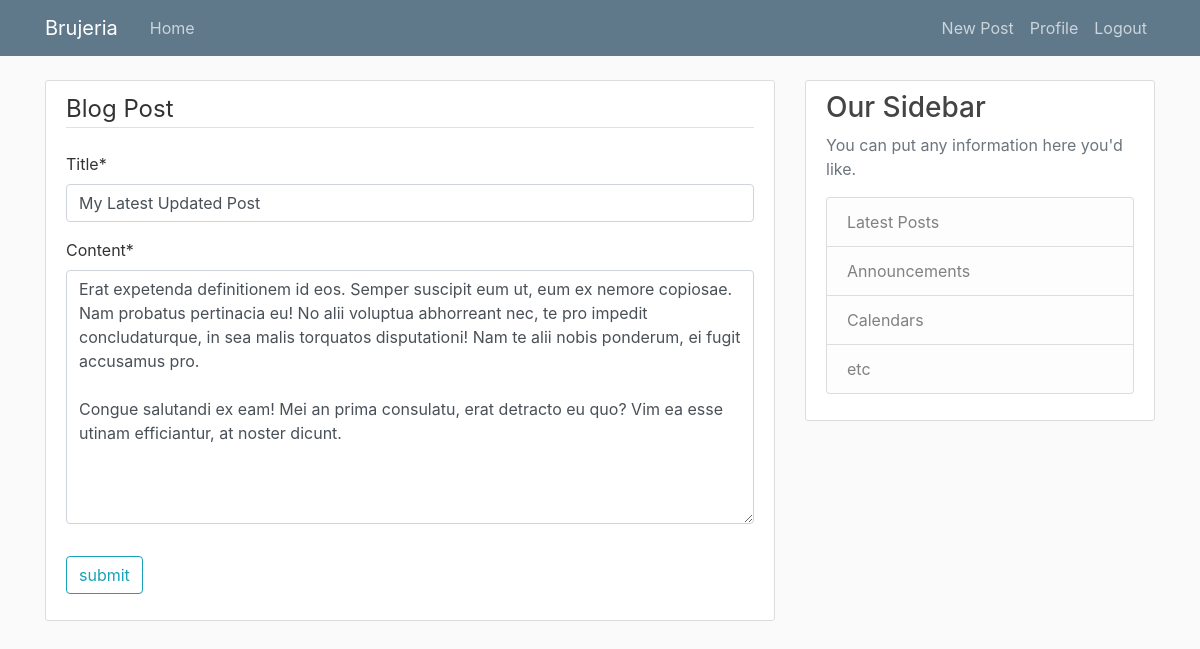
The page /post/31/update (signed in) on the database its author committed.
### blog/models.py (models this page shows, shortened)
class Post(models.Model):
    title = models.CharField(max_length=100)
    content = models.TextField()
    date_posted = models.DateTimeField(default=timezone.now)
    author = models.ForeignKey(User, on_delete=models.CASCADE)

### blog/views.py (the view, shortened to what this page needs)
# urls.py: path('post/<int:pk>/update', PostUpdateView.as_view(), name = 'blog-update'),
class PostUpdateView(LoginRequiredMixin, UserPassesTestMixin, UpdateView):
    model = Post
    fields = ['title', 'content']
    def test_func(self):
        post = self.get_object()
        if self.request.user == post.author:
            return True
        return False

### blog/templates/blog/post_form.html (shortened to what this page needs)
{% extends "blog/base.html" %}
{% load crispy_forms_tags %}
{% block content %}
   <div class="content-section">
    <form action="" method="post">
        <fieldset class="form-group">
            <legend class="border-bottom mb-4">Blog Post</legend>
            {{ form|crispy }}
        </fieldset>
        <div class="form-group">
            <button class="btn btn-outline-info"type="submit">submit</button>
        </div>
    </form>
    </div>
{% endblock content %}

### blog/templates/bootstrap5/field.html (shortened to what this page needs)
{% load crispy_forms_field %}
{% if field.is_hidden %}
    {{ field }}
{% else %}
    <{% if tag %}{{ tag }}{% else %}div{% endif %} id="div_{{ field.auto_id }}" class="{% if field|is_checkbox and form_show_labels %}form-check{% else %}mb-3{% endif %}">
        {% if field.label and not field|is_checkbox and form_show_labels %}
            <label {% if field.id_for_label %}for="{{ field.id_for_label }}"{% endif %} class="{% if 'form-horizontal' in form_class %}col-form-label{% else %}form-label{% endif %}{% if label_class %} {{ label_class }}{% endif %}{% if field.field.required %} requiredField{% endif %}">
                {{ field.label }}{% if field.field.required %}<span class="asteriskField">*</span>{% endif %}
            </label>
        {% endif %}
        {% if not field|is_checkboxselectmultiple and not field|is_radioselect %}
            {% if field|is_checkbox and form_show_labels %}
                    {% if field.errors %}
                        {% crispy_field field 'class' 'form-check-input is-invalid' %}
                    {% else %}
                        {% crispy_field field 'class' 'form-check-input' %}
                    {% endif %}
                <label for="{{ field.id_for_label }}" class="form-check-label{% if field.field.required %} requiredField{% endif %}">
                    {{ field.label }}{% if field.field.required %}<span class="asteriskField">*</span>{% endif %}
                </label>
                {% include 'bootstrap5/layout/help_text_and_errors.html' %}
            {% else %}
                    {% if field|is_file %}
                        {% include 'bootstrap5/layout/field_file.html' %}
                    {% elif field|is_select %}
                        {% if field.errors %}
                            {% crispy_field field 'class' 'form-select is-invalid' %}
                        {% else %}
                            {% crispy_field field 'class' 'form-select' %}
                        {% endif %}
                    {% elif field|is_checkbox %}
                        {% if field.errors %}
                            {% crispy_field field 'class' 'form-check-input is-invalid' %}
                        {% else %}
                            {% crispy_field field 'class' 'form-check-input' %}
                        {% endif %}
                    {% elif field.errors %}
                        {% crispy_field field 'class' 'form-control is-invalid' %}
                    {% else %}
                        {% crispy_field field 'class' 'form-control' %}
                    {% endif %}
            {% endif %}
        {% endif %}
    </{% if tag %}{{ tag }}{% else %}div{% endif %}>
{% endif %}

### blog/static/blog/main.css (style rules this page uses)
body { background: #fafafa; color: #333333; margin-top: 5rem; }
.content-section { background: #ffffff; padding: 10px 20px; border: 1px solid #dddddd; border-radius: 3px; margin-bottom: 20px; }

### rows shown on the page
Post: title "My Latest Updated Post" "Erat expetenda definitionem id eos. Semper suscipit eum ut, eum ex nemore copiosae. Nam probatus pertinacia eu! No alii voluptua abhorreant nec, te pro impedit concludaturque, in sea malis torquatos disputationi! Nam te alii nobis ponderum, ei fugit accusamus pro. Congue salutandi ex eam! Mei an prima consulatu, erat detracto eu quo? Vim ea esse utinam efficiantur, at noster dicunt."

### other values the page prints
{{ field.label }} "Title" "Content"
